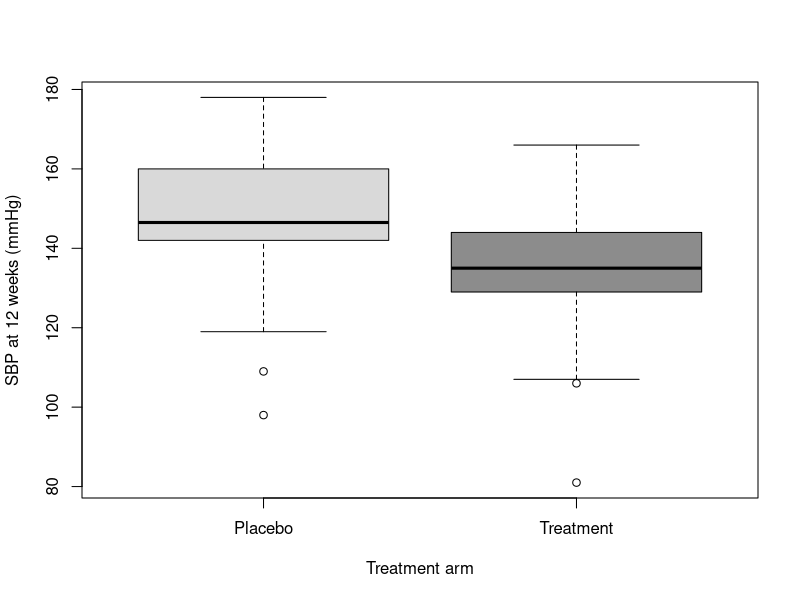

The R source for this figure:
## ---- chunk 1
#| label: setup
#| include: false
set.seed(6301)
# Small synthetic trial dataset used for the live examples in this deck.
trial <- data.frame(
  id     = sprintf("P%03d", 1:60),
  arm    = rep(c("Placebo", "Treatment"), each = 30),
  age    = round(rnorm(60, 61, 9)),
  sex    = sample(c("F", "M"), 60, replace = TRUE),
  sbp_0  = round(rnorm(60, 148, 14)),
  sbp_12 = NA_real_
)
trial$sbp_12 <- round(trial$sbp_0 -
  ifelse(trial$arm == "Treatment", rnorm(60, 14, 8), rnorm(60, 3, 8)))
## ---- chunk 2
#| label: fig-sbp-live
#| fig-cap: "Systolic BP at 12 weeks by treatment arm."
#| fig-width: 8
#| fig-height: 3.4
#| echo: true
boxplot(
  sbp_12 ~ arm,
  data = trial,
  xlab = "Treatment arm",
  ylab = "SBP at 12 weeks (mmHg)",
  col = c("grey85", "grey55")
)
## ---- chunk 3
#| label: tbl-baseline
#| tbl-cap: "Baseline characteristics by arm."
#| echo: true
baseline <- do.call(rbind, lapply(split(trial, trial$arm), function(d) {
  data.frame(
    Arm = unique(d$arm),
    n = nrow(d),
    `Age (mean)` = round(mean(d$age), 1),
    `Female (%)` = round(100 * mean(d$sex == "F")),
    `SBP (mean)` = round(mean(d$sbp_0), 1),
    check.names = FALSE
  )
}))
row.names(baseline) <- NULL
## ---- chunk 4
knitr::kable(baseline)
